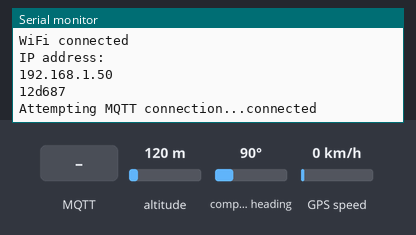
The sketch below on a simulated ESP8266 (NodeMCU). On the bench: the last lines printed to the serial monitor. The test bench sets the inputs (shaded band); at power-on: altitude 120 m, compass heading 90°, GPS speed 0 km/h. WiFi joins after 1.5 s; servers stay silent unless stated; the GPS gets a fix after 3 s at 37.7749, -122.4194 with 8 satellites; no MQTT or app messages arrive unless stated.

Above: at 2.7 s.
2.8 s: MQTT message "1" arrives on the first subscribed topic
At 2.96 s:
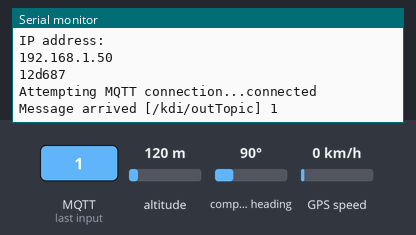
4.5 s: MQTT message "on" arrives on the first subscribed topic
At 5.0 s:
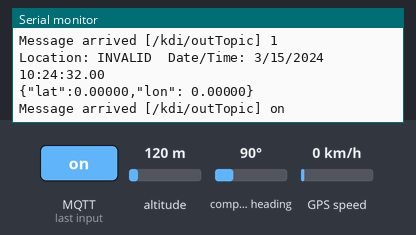
7.5 s: MQTT message "off" arrives on the first subscribed topic
At 8.5 s:
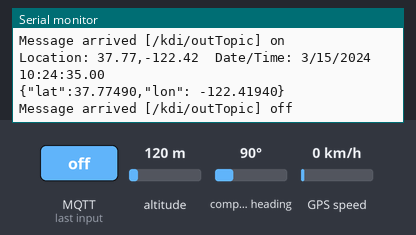

The sketch:

DeviceExample.ino
```cpp
#include <ESP8266WiFi.h>
#include <PubSubClient.h>
#include <ArduinoJson.h>
#include <TinyGPS++.h>
#include <SoftwareSerial.h>

// 아래의 6개설정은 사용자 환경에 맞게 수정하세요.
const char* ssid = "i2r"; // 와이파이 AP, 또는 스마트폰의 핫스판 이름
const char* password = "00000000";  // 와이파이 AP, 또는 스마트폰의 핫스판 이름
const char* mqtt_server = "broker.mqtt-dashboard.com"; //브로커 주소
const char* outTopic = "/kdi/inTopic"; // 이름이 중복되지 않게 설정 기록
const char* inTopic = "/kdi/outTopic"; // 이름이 중복되지 않게 설정 기록
const char* clientName = "";  // setup 함수에서 자동생성
String sChipID;
char cChipID[20];

WiFiClient espClient;
PubSubClient client(espClient);
long lastMsg = 0;
char msg[50];

//json을 위한 설정
StaticJsonDocument<200> doc;
DeserializationError error;
JsonObject root;

//GPS 를 위한 설정
static const int RXPin = 14, TXPin = 12;
static const uint32_t GPSBaud = 9600;
double lat,lon;
unsigned long previousMillis = 0;
const long interval = 3000;
// The TinyGPS++ object
TinyGPSPlus gps;
// The serial connection to the GPS device
SoftwareSerial ss(RXPin, TXPin);

void setup() {
  Serial.begin(115200);
  setup_wifi();
  ss.begin(GPSBaud);

  //이름 자동으로 생성
  sChipID=String(ESP.getChipId(),HEX);
  sChipID.toCharArray(cChipID,sChipID.length()+1);
  clientName=&cChipID[0];
  Serial.println(clientName);

  client.setServer(mqtt_server, 1883);
  client.setCallback(callback);
}

void setup_wifi() {
  // We start by connecting to a WiFi network
  Serial.println();
  Serial.print("Connecting to ");
  Serial.println(ssid);

  WiFi.begin(ssid, password);

  while (WiFi.status() != WL_CONNECTED) {
    delay(500);
    Serial.print(".");
  }

  Serial.println("");
  Serial.println("WiFi connected");
  Serial.println("IP address: ");
  Serial.println(WiFi.localIP());
}

// 통신에서 문자가 들어오면 이 함수의 payload 배열에 저장된다.
void callback(char* topic, byte* payload, unsigned int length) {
  Serial.print("Message arrived [");
  Serial.print(topic);
  Serial.print("] ");
  for (int i = 0; i < length; i++) {
    Serial.print((char)payload[i]);
  }
  Serial.println();
  /*
  deserializeJson(doc,payload);
  root = doc.as<JsonObject>();
  const char* red = root["r"];
  */
}

// mqtt 통신에 지속적으로 접속한다.
void reconnect() {
  // Loop until we're reconnected
  while (!client.connected()) {
    Serial.print("Attempting MQTT connection...");
    // Attempt to connect
    if (client.connect(clientName)) {
      Serial.println("connected");
      // Once connected, publish an announcement...
      client.publish(outTopic, "Reconnected");
      // ... and resubscribe
      client.subscribe(inTopic);
    } else {
      Serial.print("failed, rc=");
      Serial.print(client.state());
      Serial.println(" try again in 5 seconds");
      // Wait 5 seconds before retrying
      delay(5000);
    }
  }
}

void loop() {

  if (!client.connected()) {
    reconnect();
  }
  client.loop();

  /*
  while (ss.available() > 0)
  if (gps.encode(ss.read()))
      displayInfo();
  */
  while (ss.available() > 0)
    gps.encode(ss.read());


  unsigned long currentMillis = millis();
  if (currentMillis > 5000 && gps.charsProcessed() < 10)
  {
    Serial.println(F("No GPS detected: check wiring."));
    while(true);
  }

  if (currentMillis - previousMillis >= interval) {
      previousMillis = currentMillis;
      displayInfo();
      sprintf (msg, "\{\"lat\":%.5f,\"lon\": %.5f}",lat, lon);
      Serial.println(msg);
      client.publish(outTopic, msg);
  }
}

void displayInfo()
{
  Serial.print(F("Location: "));
  if (gps.location.isValid())
  {
    lat=gps.location.lat();
    lon=gps.location.lng();
    Serial.print(lat);
    Serial.print(F(","));
    Serial.print(lon);
  }
  else
  {
    Serial.print(F("INVALID"));
  }

  Serial.print(F("  Date/Time: "));
  if (gps.date.isValid())
  {
    Serial.print(gps.date.month());
    Serial.print(F("/"));
    Serial.print(gps.date.day());
    Serial.print(F("/"));
    Serial.print(gps.date.year());
  }
  else
  {
    Serial.print(F("INVALID"));
  }

  Serial.print(F(" "));
  if (gps.time.isValid())
  {
    if (gps.time.hour() < 10) Serial.print(F("0"));
    Serial.print(gps.time.hour());
    Serial.print(F(":"));
    if (gps.time.minute() < 10) Serial.print(F("0"));
    Serial.print(gps.time.minute());
    Serial.print(F(":"));
    if (gps.time.second() < 10) Serial.print(F("0"));
    Serial.print(gps.time.second());
    Serial.print(F("."));
    if (gps.time.centisecond() < 10) Serial.print(F("0"));
    Serial.print(gps.time.centisecond());
  }
  else
  {
    Serial.print(F("INVALID"));
  }

  Serial.println();
}
```

Measured:
- after the input at 2.8 s, the serial monitor: prints a new line at once (image 1)
- after the input at 4.5 s, the serial monitor: prints a new line at once (image 2)
- after the input at 7.5 s, the serial monitor: prints a new line at once (image 3)
